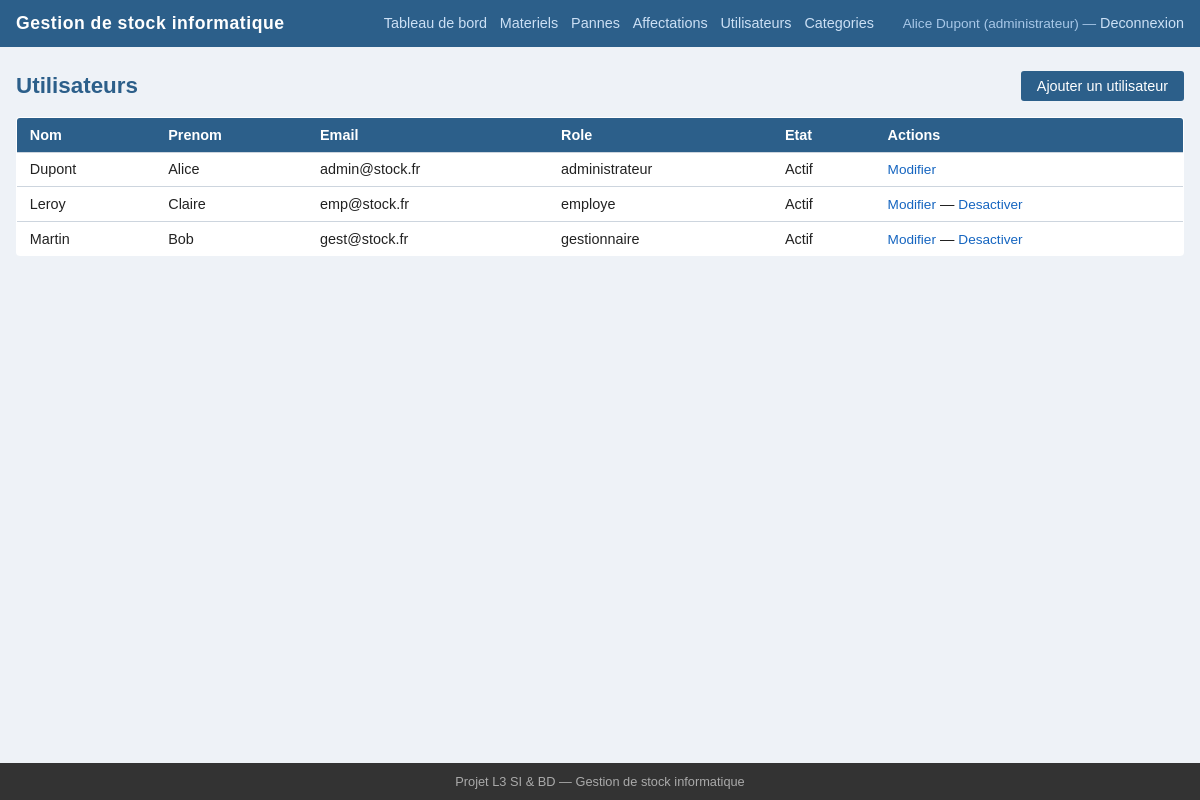
/index.php?page=utilisateurs (signed in), run on the app's committed database.
### tables this page shows
CREATE TABLE utilisateur (
    id INT AUTO_INCREMENT PRIMARY KEY,
    nom VARCHAR(100) NOT NULL,
    prenom VARCHAR(100) NOT NULL,
    email VARCHAR(150) NOT NULL UNIQUE,
    mot_de_passe VARCHAR(255) NOT NULL,
    id_role INT NOT NULL,
    actif TINYINT(1) DEFAULT 1,
    FOREIGN KEY (id_role) REFERENCES role(id)
);

CREATE TABLE role (
    id INT AUTO_INCREMENT PRIMARY KEY,
    libelle VARCHAR(50) NOT NULL UNIQUE
);

### controllers/UtilisateurController.php (called while the page is built, shortened)
<?php
class UtilisateurController {
    public function index(): void {
        $this->lister();
    }
    public function lister(): void {
        $modele = new Utilisateur();
        $liste  = $modele->listerTous();
        require __DIR__ . '/../views/utilisateurs/liste.php';
    }
}

### index.php (called while the page is built, shortened)
<?php
require_once __DIR__ . '/config.php';
spl_autoload_register(function (string $classe) {
    $dossiers = [
        __DIR__ . '/models/',
        __DIR__ . '/controllers/',
    ];
    foreach ($dossiers as $dossier) {
        $fichier = $dossier . $classe . '.php';
        if (file_exists($fichier)) {
            return;
        }
    }
});
$action = $_GET['action'] ?? 'index';
$controleur    = new $nomControleur();
$controleur->$action();

### models/Model.php (called while the page is built, shortened)
<?php
class Model {
    public function __construct() {
        $this->db = getDB();
    }
}

### config.php (called while the page is built, shortened)
<?php
function getDB(): PDO {
    static $pdo = null;
    if ($pdo === null) {
        $dsn = 'mysql:host=' . DB_HOST . ';dbname=' . DB_NAME . ';charset=' . DB_CHARSET;
        try {
            $pdo = new PDO($dsn, DB_USER, DB_PASS, [
                PDO::ATTR_ERRMODE            => PDO::ERRMODE_EXCEPTION,
                PDO::ATTR_DEFAULT_FETCH_MODE => PDO::FETCH_ASSOC,
                PDO::ATTR_EMULATE_PREPARES   => false,
            ]);
        } catch (PDOException $e) {
            die('Erreur de connexion a la base de donnees : ' . $e->getMessage());
        }
    }
    return $pdo;
}

### models/Utilisateur.php (called while the page is built, shortened)
<?php
require_once __DIR__ . '/Model.php';
class Utilisateur extends Model {
    public function listerTous(): array {
        $req = $this->db->query(
            'SELECT u.*, r.libelle AS role FROM utilisateur u
             JOIN role r ON u.id_role = r.id
             ORDER BY u.nom, u.prenom'
        );
        return $req->fetchAll();
    }
}

### views/utilisateurs/liste.php (the view, shortened to what this page needs)
<?php require __DIR__ . '/../layout_top.php'; ?>
<div class="entete-section">
    <h1>Utilisateurs</h1>
    <a href="index.php?page=utilisateurs&action=ajouter" class="btn">Ajouter un utilisateur</a>
</div>
<table>
    <thead>
        <tr>
            <th>Nom</th>
            <th>Prenom</th>
            <th>Email</th>
            <th>Role</th>
            <th>Etat</th>
            <th>Actions</th>
        </tr>
    </thead>
    <tbody>
        <?php foreach ($liste as $u): ?>
        <tr>
            <td><?= htmlspecialchars($u['nom']) ?></td>
            <td><?= htmlspecialchars($u['prenom']) ?></td>
            <td><?= htmlspecialchars($u['email']) ?></td>
            <td><?= htmlspecialchars($u['role']) ?></td>
            <td><?= $u['actif'] ? 'Actif' : 'Desactive' ?></td>
            <td>
                <a href="index.php?page=utilisateurs&action=modifier&id=<?= $u['id'] ?>">Modifier</a>
                <?php if ($u['id'] !== $_SESSION['utilisateur']['id']): ?>
                    &mdash;
                    <a href="index.php?page=utilisateurs&action=desactiver&id=<?= $u['id'] ?>"
                       onclick="return confirm('Desactiver cet utilisateur ?')">Desactiver</a>
                <?php endif; ?>
            </td>
        </tr>
        <?php endforeach; ?>
    </tbody>
</table>
<?php require __DIR__ . '/../layout_bottom.php'; ?>

### views/layout_top.php (shortened to what this page needs)
<!DOCTYPE html>
<html lang="fr">
<head>
    <link rel="stylesheet" href="public/style.css">
</head>
<body>
<header>
    <div class="header-inner">
        <span class="site-title">Gestion de stock informatique</span>
        <nav>
            <?php
            $role = $_SESSION['utilisateur']['role'] ?? '';
            $user = $_SESSION['utilisateur'];
            ?>
            <a href="index.php?page=dashboard">Tableau de bord</a>
            <a href="index.php?page=materiels">Materiels</a>
            <a href="index.php?page=pannes">Pannes</a>
            <?php if (in_array($role, ['administrateur', 'gestionnaire'])): ?>
                <a href="index.php?page=affectations">Affectations</a>
            <?php endif; ?>
            <?php if ($role === 'administrateur'): ?>
                <a href="index.php?page=utilisateurs">Utilisateurs</a>
                <a href="index.php?page=categories">Categories</a>
            <?php endif; ?>
            <span class="nav-user">
                <?= htmlspecialchars($user['prenom'] . ' ' . $user['nom']) ?>
                (<?= htmlspecialchars($role) ?>)
                &mdash;
                <a href="index.php?page=auth&action=deconnecter">Deconnexion</a>
            </span>
        </nav>
    </div>
</header>
<main>

### public/style.css (style rules this page uses)
:root { --couleur-principale: #2c5f8a; --couleur-secondaire: #f4f7fa; --couleur-texte: #222; --couleur-bordure: #cdd5de; --couleur-ok: #2e7d32; --couleur-alerte: #c62828; --couleur-info: #1565c0; --couleur-neutre: #555; }
*, *::before, *::after { box-sizing: border-box; margin: 0; padding: 0; }
body { font-family: Arial, Helvetica, sans-serif; font-size: 15px; color: var(--couleur-texte); background: #eef2f7; display: flex; flex-direction: column; min-height: 100vh; }
header { background: var(--couleur-principale); color: #fff; }
.header-inner { max-width: 1200px; margin: 0 auto; padding: 0.8rem 1rem; display: flex; align-items: center; justify-content: space-between; flex-wrap: wrap; gap: 0.5rem; }
.site-title { font-size: 1.1rem; font-weight: bold; letter-spacing: 0.03em; }
nav { display: flex; align-items: center; flex-wrap: wrap; gap: 0.3rem 0.8rem; }
nav a { color: #cce0f5; text-decoration: none; font-size: 0.9rem; }
.nav-user { font-size: 0.85rem; color: #a8c8e8; margin-left: 1rem; }
main { flex: 1; max-width: 1200px; width: 100%; margin: 1.5rem auto; padding: 0 1rem; }
h1 { font-size: 1.4rem; margin-bottom: 1rem; color: var(--couleur-principale); }
.entete-section { display: flex; align-items: center; justify-content: space-between; margin-bottom: 1rem; flex-wrap: wrap; gap: 0.5rem; }
.entete-section h1 { margin-bottom: 0; }
.btn, button[type="submit"] { background: var(--couleur-principale); color: #fff; border: none; padding: 0.45rem 1rem; border-radius: 3px; cursor: pointer; font-size: 0.9rem; text-decoration: none; display: inline-block; }
table { width: 100%; border-collapse: collapse; background: #fff; border: 1px solid var(--couleur-bordure); border-radius: 4px; overflow: hidden; }
thead { background: var(--couleur-principale); color: #fff; }
th, td { padding: 0.55rem 0.8rem; text-align: left; border-bottom: 1px solid var(--couleur-bordure); font-size: 0.9rem; }
tbody tr:last-child td { border-bottom: none; }
td a { color: var(--couleur-info); text-decoration: none; font-size: 0.85rem; }

### data on the page
utilisateur: prenom+nom "Alice Dupont", nom "Dupont", prenom "Alice", email "admin@stock.fr", id_role.libelle "administrateur", actif "Actif"
utilisateur: nom "Leroy", prenom "Claire", email "emp@stock.fr", id_role.libelle "employe", actif "Actif"
utilisateur: nom "Martin", prenom "Bob", email "gest@stock.fr", id_role.libelle "gestionnaire", actif "Actif"

### other printed values
$role "administrateur"
